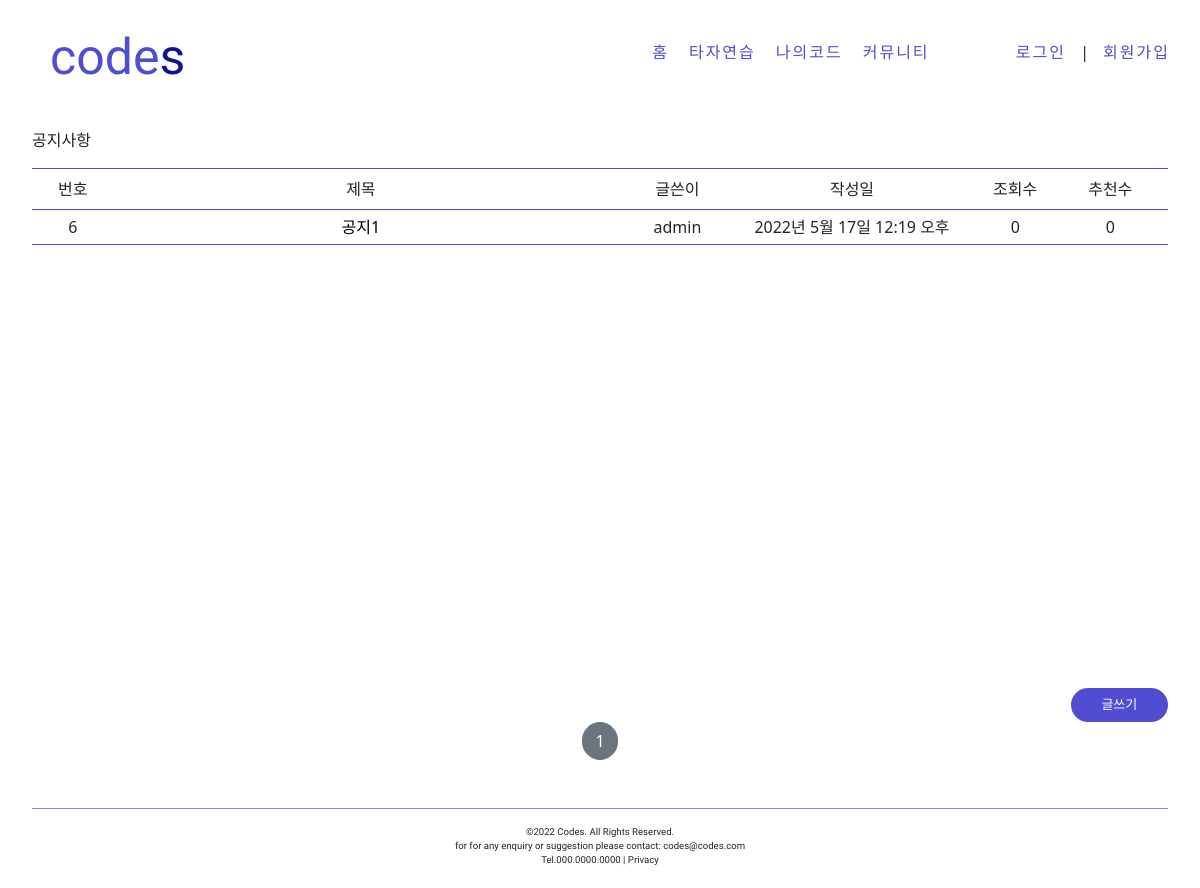
/board/detail/9/, run on the app's committed database.
### boardapp/models.py (models this page shows, shortened)
class PostCategory(models.Model):
    post_category_id = models.AutoField(primary_key=True)
    post_category = models.CharField(max_length=32, null=False)

### postapp/models.py (models this page shows, shortened)
class Post(models.Model):
    post_id = models.AutoField(primary_key=True)
    post_title = models.CharField(max_length=256,null=False)
    image = models.ImageField(upload_to='post/', null=False)
    post_content = models.TextField(null=False)
    post_viewnum = models.IntegerField(default=0)
    like_num = models.IntegerField(default=0)
    post_wdate = models.DateTimeField(auto_now_add=True)
    post_mdate = models.DateTimeField(auto_now=True)
    writer = models.ForeignKey(User, on_delete=models.CASCADE, related_name='post', null=False)
    category = models.ForeignKey(PostCategory, on_delete=models.CASCADE, related_name='category', null=False)

### boardapp/views.py (the view)
# urls.py: path('detail/<int:pk>/', CategoryDetailView.as_view(), name='detail'),
class CategoryDetailView(DetailView, MultipleObjectMixin):
    model = PostCategory
    context_object_name = 'target_category'
    template_name = 'boardapp/detail.html'
    paginate_by = 13
    def get_context_data(self, **kwargs):
        object_list = Post.objects.filter(category=self.get_object())
        return super(CategoryDetailView, self).get_context_data(object_list=object_list, **kwargs)

### boardapp/templates/boardapp/detail.html
{% extends 'base.html' %}
{% block content %}
<div style="height: 32rem">
    <div style="margin:3rem 2rem 1rem 2rem;text-align: left;">
        <p>
            {{ target_category.post_category }}
        </p>
    </div>
    <div style="border-top: 1.5px solid #504DD2;border-bottom: 1.5px solid #504DD2;
    margin-right: 2rem;margin-left: 2rem; text-align: center; padding-top: .5rem; padding-bottom: .5rem">
        <div style="display:inline-block; width: 5%;height: auto">번호</div>
        <div style="display:inline-block; width: 45%;">제목</div>
        <div style="display:inline-block; width: 10%;">글쓴이</div>
        <div style="display:inline-block; width: 20%;">작성일</div>
        <div style="display:inline-block; width: 8%;">조회수</div>
        <div style="display:inline-block; width: 8%;">추천수</div>
    </div>
    {% include 'snippets/list_category.html' with post_list=object_list %}
</div>
<div style="margin-top:3rem; margin-right:2rem; text-align: right">
    <a href="{% url 'postapp:create' %}" class="btn text-white rounded-pill col-1 px-3" style="background-color: #504DD2;font-size: small">
        글쓰기
    </a>
    </div>
    {% include 'snippets/pagination.html' with page_obj=page_obj %}
{% endblock %}

### templates/snippets/list_category.html
<div>
    {% if post_list %}
    <div style="text-align: center;margin-left: 2rem;margin-right: 2rem">
    {% for list in post_list %}
        <div style="border-bottom: 1px solid #504DD2;text-align: center;padding-top: .3rem; padding-bottom: .3rem">
        <div style="display:inline-block; width: 5%;">
            {{ list.post_id }}
        </div>
        <div style="display:inline-block; width: 45%;">
            <a href="{% url 'postapp:detail' pk=list.pk %}" style="text-decoration: none; color: black">
                <div style="margin:0rem;padding: 0rem">
                    {{ list.post_title | truncatechars:15 }}
                </div>
            </a>
        </div>
        <div style="display:inline-block; width: 10%;">
            {{ list.writer }}
        </div>
        <div style="display:inline-block; width: 20%;">
            {{ list.post_wdate }}
        </div>
        <div style="display:inline-block; width: 8%;">
            {{ list.post_viewnum }}
        </div>
        <div style="display:inline-block; width: 8%;">
            {{ list.like_num }}
        </div>
    </div>
    {% endfor %}
    </div>
    {% else %}
    <div style="text-align: center;margin-top: 2rem">
        <h4>게시글이 없습니다.</h4>
    </div>
    {% endif %}
</div>

### data on the page
PostCategory: post_category "공지사항"
Post: post_id "6", post_title "공지1", writer "admin", post_wdate "2022년 5월 17일 12:19 오후", post_viewnum "0", like_num "0"

### other printed values
{{ page_obj.number }} "1"
